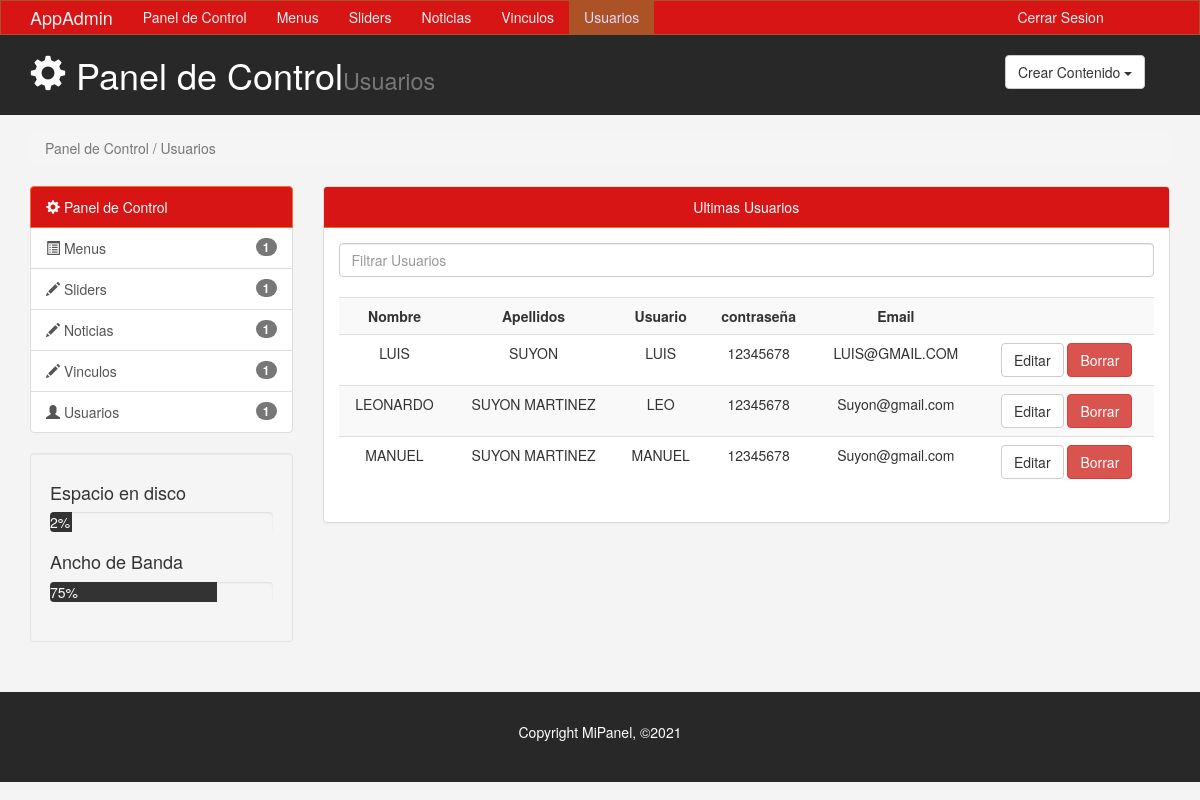
The page /admin3/usuarios.php on the database its author committed.
### tables this page shows
CREATE TABLE `usuario` (
  `User_id` int(11) NOT NULL,
  `User_nombres` varchar(125) DEFAULT NULL,
  `User_apellidos` varchar(255) DEFAULT NULL,
  `User_usuario` varchar(45) NOT NULL,
  `User_password` varchar(45) NOT NULL,
  `User_email` varchar(255) NOT NULL
);

### admin3/usuarios.php (the view, shortened to what this page needs)
<!DOCTYPE html>
<html lang="es">
  <head>
    <link href="css/bootstrap.min.css" rel="stylesheet">
       <link rel="stylesheet" type="text/css" href="js/select2/css/select2.css">
    <link rel="stylesheet" type="text/css" href="css/estilos.css">
    <link rel="stylesheet" type="text/css" href="js/alertifyjs/css/alertify.css">
    <link rel="stylesheet" type="text/css" href="js/alertifyjs/css/themes/default.css">
  </head>
  <body>
    <nav class="navbar navbar-default">
      <div class="container">
        <div class="navbar-header">
          <a class="navbar-brand" href="#">AppAdmin</a>
        </div>
        <div id="navbar" class="collapse navbar-collapse">
          <ul class="nav navbar-nav">
            <li><a href="index.html">Panel de Control</a></li>
            <li><a href="Menus.php">Menus</a></li>
            <li><a href="Slider.php">Sliders</a></li>
            <li><a href="Noticias.php">Noticias</a></li>
            <li><a href="Vinculos.php">Vinculos</a></li>
            <li class="active"><a href="usuarios.php">Usuarios</a></li>
            <li style="position: absolute;margin-left: 73%;"><a href="plogin.php">Cerrar Sesion</a></li>
          </ul>
        </div>
      </div>
    </nav>
<header id="header">
 <div class="container">
   <div class="row">
     <div class="col-md-10">
       <h1><span class="glyphicon glyphicon-cog"></span> Panel de Control<small>Usuarios</small></h1>
     </div>
     <div class="col-md-2">
        <div class="dropdown crear">
            <button class="btn btn-default dropdown-toggle" type="button" id="dropdownMenu1" data-toggle="dropdown" aria-haspopup="true" aria-expanded="true">
              Crear Contenido
              <span class="caret"></span>
            </button>
      </div>
     </div>
   </div>
 </div>
</header>
<section id="breadcrumb">
  <div class="container">
    <ol class="breadcrumb">
      <li class="active">Panel de Control / Usuarios</li>
    </ol>
  </div>
</section>
<section id="main">
  <div class="container">
    <div class="row">
      <div class="col-md-3">
        <div class="list-group">
          <a href="#" class="list-group-item active color-principal">
            <span class="glyphicon glyphicon-cog"></span> Panel de Control
          </a>
          <a href="paginas.html" class="list-group-item"><span class="glyphicon glyphicon-list-alt"></span> Menus <span class="badge">1</span></a>
          <a href="entradas.html" class="list-group-item"><span class="glyphicon glyphicon-pencil"></span> <span class="badge">1</span> Sliders</a>
          <a href="entradas.html" class="list-group-item"><span class="glyphicon glyphicon-pencil"></span> <span class="badge">1</span> Noticias</a>
          <a href="entradas.html" class="list-group-item"><span class="glyphicon glyphicon-pencil"></span> <span class="badge">1</span> Vinculos</a>
          <a href="usuarios.html" class="list-group-item"><span class="glyphicon glyphicon-user"></span> <span class="badge">1</span> Usuarios</a>
        </div>
        <div class="well">
          <h4>Espacio en disco</h4>
          <div class="progress">
            <div class="barra-progreso" role="progressbar" aria-valuenow="60" aria-valuemin="0" aria-valuemax="100" style="width: 10%;"> 2%
            </div>
          </div>
          <h4>Ancho de Banda</h4>
          <div class="progress">
            <div class="barra-progreso" role="progressbar" aria-valuenow="75" aria-valuemin="0" aria-valuemax="100" style="width: 75%;"> 75%
            </div>
          </div>
        </div>
      </div>
     <div class="col-md-9 text-center">
      <div class="panel panel-default">
          <div class="panel-heading">Ultimas Usuarios</div>
          <div class="panel-body">
            <div class="row">
              <div class="col-md-12">
                <input type="text" class="form-control" placeholder="Filtrar Usuarios">
              </div>
              </div>
              <br>
              <?php
                      $solicitud="SELECT * FROM usuario";
                      $resultado=mysqli_query($conexion,$solicitud);
              ?>
                      <table class='table table-striped table-hover'>
                      <tr>
                      <th  style="text-align: center;">Nombre</th>
                      <th  style="text-align: center;">Apellidos</th>
                      <th  style="text-align: center;">Usuario</th>
                      <th style="text-align: center;">contraseña</th>
                      <th style="text-align: center;">Email</th>
                      <th></th>
                      </tr>
                  <?php
                      while ($fila = mysqli_fetch_row($resultado)) {
                        $datos=$fila[0]."||".
                        $fila[1]."||".
                        $fila[2]."||".
                        $fila[3]."||".
                        $fila[4]."||".
                        $fila[5];
                        ?>
                       <tr>
                        <td ><?php echo $fila[1] ?></td>
                        <td ><?php echo $fila[2] ?></td>
                        <td ><?php echo $fila[3] ?></td>
                        <td ><?php echo $fila[4] ?></td>
                        <td ><?php echo $fila[5] ?></td>
                        <td><button class="btn btn-default" data-toggle="modal" data-target="#editarUsuario" onclick="llenarModal_actualizar('<?php echo $datos ?>')" >Editar</button>
                        <a class="btn btn-danger" onclick="preguntarSiNo('<?php echo $fila[0] ?>')">Borrar </a> </td>
                        </tr>
                        <?php
                      }
                      ?>
                      </table>
          </div>
        </div>
     </div>
    </div>
  </div>
</section>
<footer id="footer">
  <p> Copyright MiPanel, &copy;2021</p>
</footer>
  </body>
</html>

### admin3/css/estilos.css (style rules this page uses)
body { background: #f4f4f4; }
.navbar { min-height: 33px; margin-bottom: 0; border-radius: 0; }
.navbar-nav > li > a , .navbar-brand { padding-top: 6px !important; padding-bottom: 0 !important; height: 33px; }
.navbar-default { background-color:#D81515;; border-color: #ab5226; }
.navbar-default .navbar-brand { color: #ecf0f1; }
.navbar-default .navbar-nav > li > a { color: #ecf0f1; }
.navbar-default .navbar-nav > .active > a, .navbar-default .navbar-nav > .active > a:hover, .navbar-default .navbar-nav > .active > a:focus { color: #ecdbff; background-color: #ab5226; }
.navbar-default .navbar-collapse, .navbar-default .navbar-form { border-color: #ecf0f1; }
#header { background: #282828; color: #fff; padding-bottom: 10px; margin-bottom: 15px; }
#header .crear { padding-top: 20px; }
.color-principal, .panel-default > .panel-heading { background-color: #D81515 !important; border-color: #eb6f31 !important; color: #ffffff !important; }
.barra-progreso { background: #333333; color: #ffffff; }
#footer { background:#282828; color:white; text-align: center; padding: 30px; margin-top: 30px; }

### rows shown on the page
usuario: User_nombres "LUIS", User_apellidos "SUYON", User_usuario "LUIS", User_password "12345678", User_email "LUIS@GMAIL.COM"
usuario: User_nombres "LEONARDO", User_apellidos "SUYON MARTINEZ", User_usuario "LEO", User_password "12345678", User_email "Suyon@gmail.com"
usuario: User_nombres "MANUEL", User_apellidos "SUYON MARTINEZ", User_usuario "MANUEL", User_password "12345678", User_email "Suyon@gmail.com"
